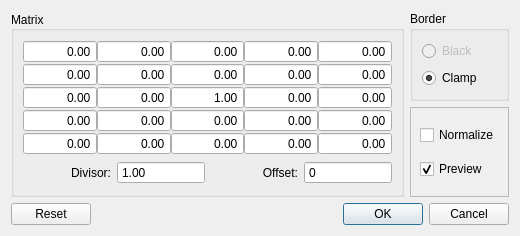
<?xml version="1.0" encoding="UTF-8"?>
<ui version="4.0">
 <class>FilterKernelDialog</class>
 <widget class="QDialog" name="FilterKernelDialog">
  <property name="windowModality">
   <enum>Qt::ApplicationModal</enum>
  </property>
  <property name="geometry">
   <rect>
    <x>0</x>
    <y>0</y>
    <width>520</width>
    <height>236</height>
   </rect>
  </property>
  <property name="sizePolicy">
   <sizepolicy hsizetype="Preferred" vsizetype="Preferred">
    <horstretch>0</horstretch>
    <verstretch>0</verstretch>
   </sizepolicy>
  </property>
  <property name="minimumSize">
   <size>
    <width>0</width>
    <height>0</height>
   </size>
  </property>
  <property name="maximumSize">
   <size>
    <width>10000</width>
    <height>10000</height>
   </size>
  </property>
  <property name="cursor">
   <cursorShape>ArrowCursor</cursorShape>
  </property>
  <property name="windowTitle">
   <string>Filter Kernel</string>
  </property>
  <layout class="QVBoxLayout" name="verticalLayout">
   <item>
    <layout class="QHBoxLayout" name="main_layout">
     <item>
      <widget class="QGroupBox" name="matrix_box">
       <property name="sizePolicy">
        <sizepolicy hsizetype="Expanding" vsizetype="Expanding">
         <horstretch>0</horstretch>
         <verstretch>0</verstretch>
        </sizepolicy>
       </property>
       <property name="title">
        <string>Matrix</string>
       </property>
       <property name="alignment">
        <set>Qt::AlignLeading|Qt::AlignLeft|Qt::AlignVCenter</set>
       </property>
       <layout class="QVBoxLayout" name="matrix_layout">
        <item>
         <layout class="QGridLayout" name="matrix_vals_layout">
          <property name="spacing">
           <number>0</number>
          </property>
          <item row="2" column="0">
           <widget class="QDoubleSpinBox" name="mat_2_0">
            <property name="alignment">
             <set>Qt::AlignRight|Qt::AlignTrailing|Qt::AlignVCenter</set>
            </property>
            <property name="buttonSymbols">
             <enum>QAbstractSpinBox::NoButtons</enum>
            </property>
            <property name="minimum">
             <double>-1000.000000000000000</double>
            </property>
            <property name="maximum">
             <double>1000.000000000000000</double>
            </property>
           </widget>
          </item>
          <item row="0" column="4">
           <widget class="QDoubleSpinBox" name="mat_0_4">
            <property name="alignment">
             <set>Qt::AlignRight|Qt::AlignTrailing|Qt::AlignVCenter</set>
            </property>
            <property name="buttonSymbols">
             <enum>QAbstractSpinBox::NoButtons</enum>
            </property>
            <property name="minimum">
             <double>-1000.000000000000000</double>
            </property>
            <property name="maximum">
             <double>1000.000000000000000</double>
            </property>
           </widget>
          </item>
          <item row="1" column="0">
           <widget class="QDoubleSpinBox" name="mat_1_0">
            <property name="alignment">
             <set>Qt::AlignRight|Qt::AlignTrailing|Qt::AlignVCenter</set>
            </property>
            <property name="buttonSymbols">
             <enum>QAbstractSpinBox::NoButtons</enum>
            </property>
            <property name="minimum">
             <double>-1000.000000000000000</double>
            </property>
            <property name="maximum">
             <double>1000.000000000000000</double>
            </property>
           </widget>
          </item>
          <item row="0" column="0">
           <widget class="QDoubleSpinBox" name="mat_0_0">
            <property name="alignment">
             <set>Qt::AlignRight|Qt::AlignTrailing|Qt::AlignVCenter</set>
            </property>
            <property name="buttonSymbols">
             <enum>QAbstractSpinBox::NoButtons</enum>
            </property>
            <property name="minimum">
             <double>-1000.000000000000000</double>
            </property>
            <property name="maximum">
             <double>1000.000000000000000</double>
            </property>
           </widget>
          </item>
          <item row="3" column="0">
           <widget class="QDoubleSpinBox" name="mat_3_0">
            <property name="alignment">
             <set>Qt::AlignRight|Qt::AlignTrailing|Qt::AlignVCenter</set>
            </property>
            <property name="buttonSymbols">
             <enum>QAbstractSpinBox::NoButtons</enum>
            </property>
            <property name="minimum">
             <double>-1000.000000000000000</double>
            </property>
            <property name="maximum">
             <double>1000.000000000000000</double>
            </property>
           </widget>
          </item>
          <item row="1" column="2">
           <widget class="QDoubleSpinBox" name="mat_1_2">
            <property name="alignment">
             <set>Qt::AlignRight|Qt::AlignTrailing|Qt::AlignVCenter</set>
            </property>
            <property name="buttonSymbols">
             <enum>QAbstractSpinBox::NoButtons</enum>
            </property>
            <property name="minimum">
             <double>-1000.000000000000000</double>
            </property>
            <property name="maximum">
             <double>1000.000000000000000</double>
            </property>
           </widget>
          </item>
          <item row="0" column="2">
           <widget class="QDoubleSpinBox" name="mat_0_2">
            <property name="alignment">
             <set>Qt::AlignRight|Qt::AlignTrailing|Qt::AlignVCenter</set>
            </property>
            <property name="buttonSymbols">
             <enum>QAbstractSpinBox::NoButtons</enum>
            </property>
            <property name="minimum">
             <double>-1000.000000000000000</double>
            </property>
            <property name="maximum">
             <double>1000.000000000000000</double>
            </property>
           </widget>
          </item>
          <item row="1" column="1">
           <widget class="QDoubleSpinBox" name="mat_1_1">
            <property name="alignment">
             <set>Qt::AlignRight|Qt::AlignTrailing|Qt::AlignVCenter</set>
            </property>
            <property name="buttonSymbols">
             <enum>QAbstractSpinBox::NoButtons</enum>
            </property>
            <property name="minimum">
             <double>-1000.000000000000000</double>
            </property>
            <property name="maximum">
             <double>1000.000000000000000</double>
            </property>
           </widget>
          </item>
          <item row="0" column="1">
           <widget class="QDoubleSpinBox" name="mat_0_1">
            <property name="alignment">
             <set>Qt::AlignRight|Qt::AlignTrailing|Qt::AlignVCenter</set>
            </property>
            <property name="buttonSymbols">
             <enum>QAbstractSpinBox::NoButtons</enum>
            </property>
            <property name="minimum">
             <double>-1000.000000000000000</double>
            </property>
            <property name="maximum">
             <double>1000.000000000000000</double>
            </property>
           </widget>
          </item>
          <item row="0" column="3">
           <widget class="QDoubleSpinBox" name="mat_0_3">
            <property name="alignment">
             <set>Qt::AlignRight|Qt::AlignTrailing|Qt::AlignVCenter</set>
            </property>
            <property name="buttonSymbols">
             <enum>QAbstractSpinBox::NoButtons</enum>
            </property>
            <property name="minimum">
             <double>-1000.000000000000000</double>
            </property>
            <property name="maximum">
             <double>1000.000000000000000</double>
            </property>
           </widget>
          </item>
          <item row="1" column="4">
           <widget class="QDoubleSpinBox" name="mat_1_4">
            <property name="alignment">
             <set>Qt::AlignRight|Qt::AlignTrailing|Qt::AlignVCenter</set>
            </property>
            <property name="buttonSymbols">
             <enum>QAbstractSpinBox::NoButtons</enum>
            </property>
            <property name="minimum">
             <double>-1000.000000000000000</double>
            </property>
            <property name="maximum">
             <double>1000.000000000000000</double>
            </property>
           </widget>
          </item>
          <item row="1" column="3">
           <widget class="QDoubleSpinBox" name="mat_1_3">
            <property name="alignment">
             <set>Qt::AlignRight|Qt::AlignTrailing|Qt::AlignVCenter</set>
            </property>
            <property name="buttonSymbols">
             <enum>QAbstractSpinBox::NoButtons</enum>
            </property>
            <property name="minimum">
             <double>-1000.000000000000000</double>
            </property>
            <property name="maximum">
             <double>1000.000000000000000</double>
            </property>
           </widget>
          </item>
          <item row="4" column="0">
           <widget class="QDoubleSpinBox" name="mat_4_0">
            <property name="alignment">
             <set>Qt::AlignRight|Qt::AlignTrailing|Qt::AlignVCenter</set>
            </property>
            <property name="buttonSymbols">
             <enum>QAbstractSpinBox::NoButtons</enum>
            </property>
            <property name="minimum">
             <double>-1000.000000000000000</double>
            </property>
            <property name="maximum">
             <double>1000.000000000000000</double>
            </property>
           </widget>
          </item>
          <item row="2" column="1">
           <widget class="QDoubleSpinBox" name="mat_2_1">
            <property name="alignment">
             <set>Qt::AlignRight|Qt::AlignTrailing|Qt::AlignVCenter</set>
            </property>
            <property name="buttonSymbols">
             <enum>QAbstractSpinBox::NoButtons</enum>
            </property>
            <property name="minimum">
             <double>-1000.000000000000000</double>
            </property>
            <property name="maximum">
             <double>1000.000000000000000</double>
            </property>
           </widget>
          </item>
          <item row="2" column="2">
           <widget class="QDoubleSpinBox" name="mat_2_2">
            <property name="alignment">
             <set>Qt::AlignRight|Qt::AlignTrailing|Qt::AlignVCenter</set>
            </property>
            <property name="buttonSymbols">
             <enum>QAbstractSpinBox::NoButtons</enum>
            </property>
            <property name="minimum">
             <double>-1000.000000000000000</double>
            </property>
            <property name="maximum">
             <double>1000.000000000000000</double>
            </property>
            <property name="value">
             <double>1.000000000000000</double>
            </property>
           </widget>
          </item>
          <item row="2" column="3">
           <widget class="QDoubleSpinBox" name="mat_2_3">
            <property name="alignment">
             <set>Qt::AlignRight|Qt::AlignTrailing|Qt::AlignVCenter</set>
            </property>
            <property name="buttonSymbols">
             <enum>QAbstractSpinBox::NoButtons</enum>
            </property>
            <property name="minimum">
             <double>-1000.000000000000000</double>
            </property>
            <property name="maximum">
             <double>1000.000000000000000</double>
            </property>
           </widget>
          </item>
          <item row="2" column="4">
           <widget class="QDoubleSpinBox" name="mat_2_4">
            <property name="alignment">
             <set>Qt::AlignRight|Qt::AlignTrailing|Qt::AlignVCenter</set>
            </property>
            <property name="buttonSymbols">
             <enum>QAbstractSpinBox::NoButtons</enum>
            </property>
            <property name="minimum">
             <double>-1000.000000000000000</double>
            </property>
            <property name="maximum">
             <double>1000.000000000000000</double>
            </property>
           </widget>
          </item>
          <item row="3" column="1">
           <widget class="QDoubleSpinBox" name="mat_3_1">
            <property name="alignment">
             <set>Qt::AlignRight|Qt::AlignTrailing|Qt::AlignVCenter</set>
            </property>
            <property name="buttonSymbols">
             <enum>QAbstractSpinBox::NoButtons</enum>
            </property>
            <property name="minimum">
             <double>-1000.000000000000000</double>
            </property>
            <property name="maximum">
             <double>1000.000000000000000</double>
            </property>
           </widget>
          </item>
          <item row="3" column="2">
           <widget class="QDoubleSpinBox" name="mat_3_2">
            <property name="alignment">
             <set>Qt::AlignRight|Qt::AlignTrailing|Qt::AlignVCenter</set>
            </property>
            <property name="buttonSymbols">
             <enum>QAbstractSpinBox::NoButtons</enum>
            </property>
            <property name="minimum">
             <double>-1000.000000000000000</double>
            </property>
            <property name="maximum">
             <double>1000.000000000000000</double>
            </property>
           </widget>
          </item>
          <item row="3" column="3">
           <widget class="QDoubleSpinBox" name="mat_3_3">
            <property name="alignment">
             <set>Qt::AlignRight|Qt::AlignTrailing|Qt::AlignVCenter</set>
            </property>
            <property name="buttonSymbols">
             <enum>QAbstractSpinBox::NoButtons</enum>
            </property>
            <property name="minimum">
             <double>-1000.000000000000000</double>
            </property>
            <property name="maximum">
             <double>1000.000000000000000</double>
            </property>
           </widget>
          </item>
          <item row="3" column="4">
           <widget class="QDoubleSpinBox" name="mat_3_4">
            <property name="alignment">
             <set>Qt::AlignRight|Qt::AlignTrailing|Qt::AlignVCenter</set>
            </property>
            <property name="buttonSymbols">
             <enum>QAbstractSpinBox::NoButtons</enum>
            </property>
            <property name="minimum">
             <double>-1000.000000000000000</double>
            </property>
            <property name="maximum">
             <double>1000.000000000000000</double>
            </property>
           </widget>
          </item>
          <item row="4" column="1">
           <widget class="QDoubleSpinBox" name="mat_4_1">
            <property name="alignment">
             <set>Qt::AlignRight|Qt::AlignTrailing|Qt::AlignVCenter</set>
            </property>
            <property name="buttonSymbols">
             <enum>QAbstractSpinBox::NoButtons</enum>
            </property>
            <property name="minimum">
             <double>-1000.000000000000000</double>
            </property>
            <property name="maximum">
             <double>1000.000000000000000</double>
            </property>
           </widget>
          </item>
          <item row="4" column="2">
           <widget class="QDoubleSpinBox" name="mat_4_2">
            <property name="alignment">
             <set>Qt::AlignRight|Qt::AlignTrailing|Qt::AlignVCenter</set>
            </property>
            <property name="buttonSymbols">
             <enum>QAbstractSpinBox::NoButtons</enum>
            </property>
            <property name="minimum">
             <double>-1000.000000000000000</double>
            </property>
            <property name="maximum">
             <double>1000.000000000000000</double>
            </property>
           </widget>
          </item>
          <item row="4" column="3">
           <widget class="QDoubleSpinBox" name="mat_4_3">
            <property name="alignment">
             <set>Qt::AlignRight|Qt::AlignTrailing|Qt::AlignVCenter</set>
            </property>
            <property name="buttonSymbols">
             <enum>QAbstractSpinBox::NoButtons</enum>
            </property>
            <property name="minimum">
             <double>-1000.000000000000000</double>
            </property>
            <property name="maximum">
             <double>1000.000000000000000</double>
            </property>
           </widget>
          </item>
          <item row="4" column="4">
           <widget class="QDoubleSpinBox" name="mat_4_4">
            <property name="alignment">
             <set>Qt::AlignRight|Qt::AlignTrailing|Qt::AlignVCenter</set>
            </property>
            <property name="buttonSymbols">
             <enum>QAbstractSpinBox::NoButtons</enum>
            </property>
            <property name="minimum">
             <double>-1000.000000000000000</double>
            </property>
            <property name="maximum">
             <double>1000.000000000000000</double>
            </property>
           </widget>
          </item>
         </layout>
        </item>
        <item>
         <layout class="QHBoxLayout" name="matrix_opts_layout">
          <item>
           <widget class="QLabel" name="divisor_label">
            <property name="maximumSize">
             <size>
              <width>16777215</width>
              <height>16777215</height>
             </size>
            </property>
            <property name="text">
             <string>Divisor:</string>
            </property>
            <property name="alignment">
             <set>Qt::AlignRight|Qt::AlignTrailing|Qt::AlignVCenter</set>
            </property>
            <property name="buddy">
             <cstring>divisor_spinbox</cstring>
            </property>
           </widget>
          </item>
          <item>
           <widget class="QDoubleSpinBox" name="divisor_spinbox">
            <property name="sizePolicy">
             <sizepolicy hsizetype="Preferred" vsizetype="Fixed">
              <horstretch>0</horstretch>
              <verstretch>0</verstretch>
             </sizepolicy>
            </property>
            <property name="alignment">
             <set>Qt::AlignLeading|Qt::AlignLeft|Qt::AlignVCenter</set>
            </property>
            <property name="buttonSymbols">
             <enum>QAbstractSpinBox::NoButtons</enum>
            </property>
            <property name="minimum">
             <double>1.000000000000000</double>
            </property>
            <property name="maximum">
             <double>10000.000000000000000</double>
            </property>
            <property name="value">
             <double>1.000000000000000</double>
            </property>
           </widget>
          </item>
          <item>
           <widget class="QLabel" name="offset_label">
            <property name="maximumSize">
             <size>
              <width>16777215</width>
              <height>16777215</height>
             </size>
            </property>
            <property name="text">
             <string>Offset:</string>
            </property>
            <property name="alignment">
             <set>Qt::AlignRight|Qt::AlignTrailing|Qt::AlignVCenter</set>
            </property>
            <property name="buddy">
             <cstring>offset_spinbox</cstring>
            </property>
           </widget>
          </item>
          <item>
           <widget class="QSpinBox" name="offset_spinbox">
            <property name="sizePolicy">
             <sizepolicy hsizetype="Preferred" vsizetype="Fixed">
              <horstretch>0</horstretch>
              <verstretch>0</verstretch>
             </sizepolicy>
            </property>
            <property name="buttonSymbols">
             <enum>QAbstractSpinBox::NoButtons</enum>
            </property>
            <property name="maximum">
             <number>10000</number>
            </property>
           </widget>
          </item>
         </layout>
        </item>
       </layout>
      </widget>
     </item>
     <item>
      <layout class="QVBoxLayout" name="options_layout">
       <item>
        <widget class="QGroupBox" name="border_group">
         <property name="title">
          <string>Border</string>
         </property>
         <layout class="QVBoxLayout" name="verticalLayout_4">
          <item>
           <widget class="QRadioButton" name="black_button">
            <property name="enabled">
             <bool>false</bool>
            </property>
            <property name="text">
             <string>Black</string>
            </property>
           </widget>
          </item>
          <item>
           <widget class="QRadioButton" name="clamp_button">
            <property name="text">
             <string>Clamp</string>
            </property>
            <property name="checked">
             <bool>true</bool>
            </property>
           </widget>
          </item>
         </layout>
        </widget>
       </item>
       <item>
        <widget class="QFrame" name="options_frame">
         <property name="frameShape">
          <enum>QFrame::StyledPanel</enum>
         </property>
         <property name="frameShadow">
          <enum>QFrame::Raised</enum>
         </property>
         <layout class="QVBoxLayout" name="verticalLayout_3">
          <item>
           <widget class="QCheckBox" name="normalize_checkbox">
            <property name="maximumSize">
             <size>
              <width>16777215</width>
              <height>16777215</height>
             </size>
            </property>
            <property name="text">
             <string>Normalize</string>
            </property>
           </widget>
          </item>
          <item>
           <widget class="QCheckBox" name="preview_checkbox">
            <property name="text">
             <string>Preview</string>
            </property>
            <property name="checked">
             <bool>true</bool>
            </property>
           </widget>
          </item>
         </layout>
        </widget>
       </item>
      </layout>
     </item>
    </layout>
   </item>
   <item>
    <widget class="QDialogButtonBox" name="button_box">
     <property name="orientation">
      <enum>Qt::Horizontal</enum>
     </property>
     <property name="standardButtons">
      <set>QDialogButtonBox::Cancel|QDialogButtonBox::Ok|QDialogButtonBox::Reset</set>
     </property>
    </widget>
   </item>
  </layout>
 </widget>
 <tabstops>
  <tabstop>mat_0_0</tabstop>
  <tabstop>mat_0_1</tabstop>
  <tabstop>mat_0_2</tabstop>
  <tabstop>mat_0_3</tabstop>
  <tabstop>mat_0_4</tabstop>
  <tabstop>mat_1_0</tabstop>
  <tabstop>mat_1_1</tabstop>
  <tabstop>mat_1_2</tabstop>
  <tabstop>mat_1_3</tabstop>
  <tabstop>mat_1_4</tabstop>
  <tabstop>mat_2_0</tabstop>
  <tabstop>mat_2_1</tabstop>
  <tabstop>mat_2_2</tabstop>
  <tabstop>mat_2_3</tabstop>
  <tabstop>mat_2_4</tabstop>
  <tabstop>mat_3_0</tabstop>
  <tabstop>mat_3_1</tabstop>
  <tabstop>mat_3_2</tabstop>
  <tabstop>mat_3_3</tabstop>
  <tabstop>mat_3_4</tabstop>
  <tabstop>mat_4_0</tabstop>
  <tabstop>mat_4_1</tabstop>
  <tabstop>mat_4_2</tabstop>
  <tabstop>mat_4_3</tabstop>
  <tabstop>mat_4_4</tabstop>
  <tabstop>divisor_spinbox</tabstop>
  <tabstop>offset_spinbox</tabstop>
  <tabstop>black_button</tabstop>
  <tabstop>clamp_button</tabstop>
 </tabstops>
 <resources/>
 <connections>
  <connection>
   <sender>button_box</sender>
   <signal>accepted()</signal>
   <receiver>FilterKernelDialog</receiver>
   <slot>accept()</slot>
   <hints>
    <hint type="sourcelabel">
     <x>248</x>
     <y>254</y>
    </hint>
    <hint type="destinationlabel">
     <x>157</x>
     <y>274</y>
    </hint>
   </hints>
  </connection>
  <connection>
   <sender>button_box</sender>
   <signal>rejected()</signal>
   <receiver>FilterKernelDialog</receiver>
   <slot>reject()</slot>
   <hints>
    <hint type="sourcelabel">
     <x>316</x>
     <y>260</y>
    </hint>
    <hint type="destinationlabel">
     <x>286</x>
     <y>274</y>
    </hint>
   </hints>
  </connection>
 </connections>
</ui>
